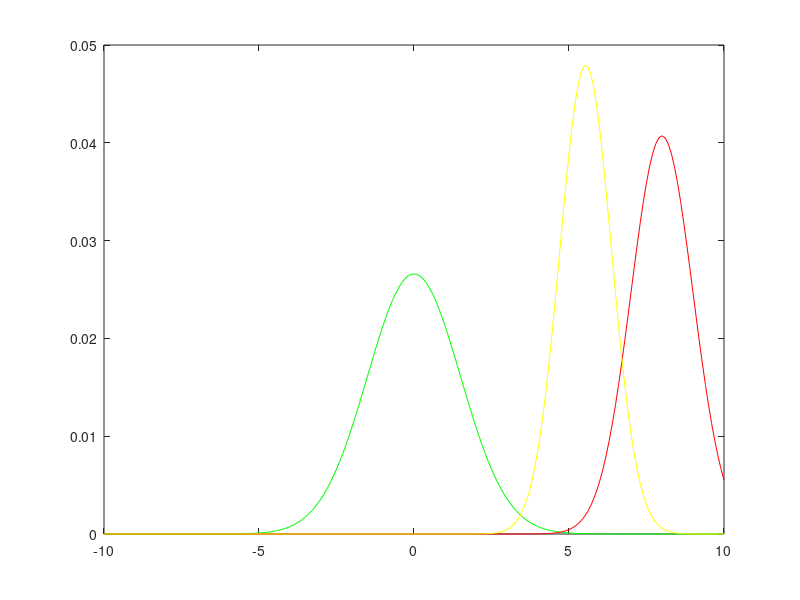
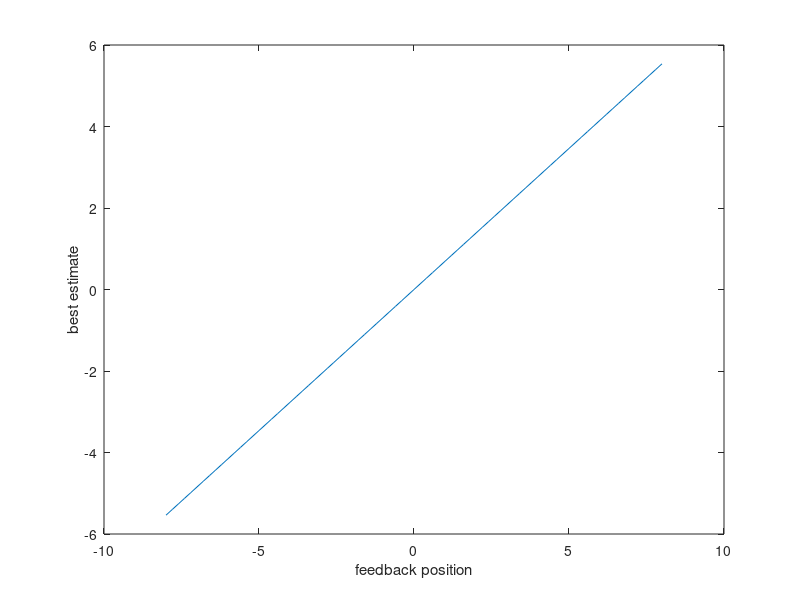

Recreate these plots in MATLAB, in order.
%% Estimate as a function of feedback
% This function keeps the prior the same while varying the likelihood.
% Incidentally this is the same that would happen if we had two likelihoods
% only then we should use the name likelihood instead of prior
close all
x=-10:0.1:10 % the range used for calculations
feedbacks=-8:.2:8 % potential places for visual feedback

% auditory likelihood
% here we assume that the auditory stimulus is always straight ahead
muA=0;
sigmaA=1.5;
pA=exp(-(x-muA).^2/(2*sigmaA^2));
pA=pA/sum(pA);


% influence of vision as function of visual stimulus
for i=1:length(feedbacks) % vary the positions where feedback may be given
    plot(x,pA,'g'); % plot the prior
    hold on
    
    %choose a feedback position and plot the likelihood
    muV=feedbacks(i);
    sigmaV=1;
    pV=exp(-(x-muV).^2/(2*sigmaV^2));  %this is Gaussian apart from a constant
    pV=pV/sum(pV);  % probabilities must add up to 1
    plot(x,pV,'r');
    
    %calculate the posterior and plot it
    posterior=pA.*pV;
    posterior=posterior/(sum(posterior));
    meanPosterior(i)=sum(posterior.*x);
    plot(x,posterior,'y');
    
    hold off
    pause(0.2); % have a little break so we can see what happens
end
figure
plot(feedbacks,meanPosterior)
xlabel('feedback position');
ylabel('best estimate');
